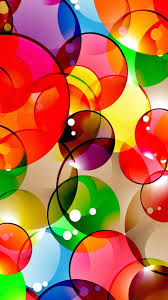
#> input picture AI_ML/images (1).jpg, 168 x 300 px, given in place of the camera
$ jupyter execute day12.ipynb   (shell and % lines are left out)
#> lines starting #> are read from the running program, lines starting #| are printed output that depends on the picture; after the words box and inside, x2 and y2 are one past the last pixel; in counts of white or black regions, pixels touching at a corner belong together
[cell 1]
#summary
#####################
# Image Acquire
# Color Plane Extraction & Gray Conversion
# Image Subtraction to fetch specific color
# Thresholding to convert to BW - CRITICAL
# Area/Reagion of Interest (ROI)
      # Dilation/Erosion/Opening/Closing(combinations)
      # Noise Removal/Holes Filling
# Find the region properties
      #label the image
      #Regionprops(bounding Box) (y1,x1, y2,x2)
# Draw the rectangle over Original image based on bbox

[cell 2]
# Live Image Capturing
import cv2
vid=cv2.VideoCapture(0)
while True:
    ack, img=vid.read()
#> img is the input picture: shape (300, 168, 3); mean B, G, R 70.2, 107.5, 183
    if ack:
        # do the entire processing
        # ............
        cv2.imshow('Preview',img) #depends on requirement
        key=cv2.waitKey(1)
#> (key x is pressed here)
        if key == ord('x'):
            break
cv2.destroyAllWindows()
vid.release()

[cell 3]
# Live Image Capturing
import cv2, skimage as ski
vid=cv2.VideoCapture(0)
while True:
    ack, img=vid.read()
    if ack:
        th, red_bw=cv2.threshold(
            cv2.subtract(
                img[:,:,-1], cv2.cvtColor(img,cv2.COLOR_BGR2GRAY)
            ), 80,255,cv2.THRESH_BINARY
        )
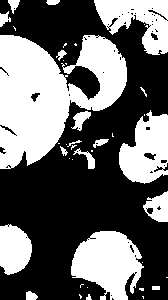
#> red_bw: shape (300, 168); 41.4% white; 40 white regions (21 under 20 px), largest, box (x1, y1, x2, y2) and area: (0, 35, 127, 169) 9961, (71, 231, 144, 300) 3339, (119, 110, 168, 184) 2430
        strel=cv2.getStructuringElement(cv2.MORPH_RECT,(20,20))
        red_bw=cv2.morphologyEx(
            red_bw,cv2.MORPH_CLOSE, strel, iterations=1
        )
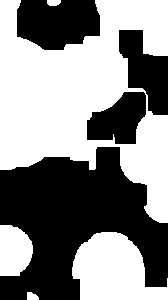
#> red_bw: shape (300, 168); 52.8% white; 4 black regions, box (x1, y1, x2, y2) and area: (0, 147, 168, 300) 15761, (17, 0, 100, 50) 3437, (119, 30, 168, 115) 2463, (87, 92, 146, 144) 2107
        red_bw=ski.morphology.remove_small_objects(
            red_bw.astype(bool),300
        ).astype('uint8')*255
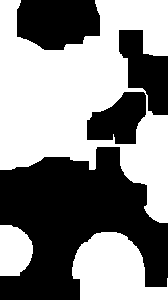
#> red_bw: shape (300, 168); 52.5% white; 4 black regions
        red_bw=ski.morphology.remove_small_holes(
            red_bw.astype(bool),300
        ).astype('uint8')*255
        rps=ski.measure.regionprops(
            ski.measure.label(red_bw.astype(bool))
        )
#> rps = 3 regions; box (x1, y1, x2, y2) and area: (0, 0, 168, 223) 20607, (72, 232, 168, 300) 4473, (0, 225, 33, 276) 1401
        count=len(rps)
#> count = 3
        img_copy=img.copy()
        cv2.putText(img_copy,str(count),(150,150),
                    cv2.FONT_HERSHEY_PLAIN,4,(0,0,255),thickness=10)
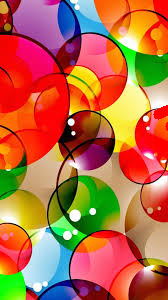
#> img_copy: shape (300, 168, 3); 0.62% of pixels changed, all inside (x1, y1, x2, y2) = (153, 105, 168, 152)
        for rp in rps:
            y1,x1,y2,x2=rp.bbox
            cv2.rectangle(img_copy,(x1,y1),(x2,y2),(255,0,0),thickness=5)
#> this loop made 3 passes
#> (y1, x1, y2, x2) on passes 1 to 3: (0, 0, 223, 168), (225, 0, 276, 33), (232, 72, 300, 168)
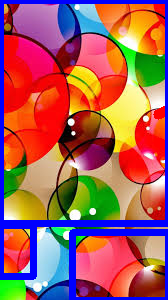
#> img_copy: shape (300, 168, 3); 11.44% of pixels changed, all inside (x1, y1, x2, y2) = (0, 0, 168, 300)

        #cv2.imshow('Preview',red_bw)
        cv2.imshow('Preview',img_copy)#depends on requirement
        key=cv2.waitKey(1)
#> (key x is pressed here)
        if key == ord('x'):
            break
cv2.destroyAllWindows(); cv2.waitKey(1)
vid.release()

[cell 4]
#Face Detection -----------Viola jones algo (Haarcascade features)

import cv2
fd = cv2.CascadeClassifier(
    cv2.data.haarcascades + 'haarcascade_frontalface_default.xml'
)
vid=cv2.VideoCapture(0)
while True:
    ack, img=vid.read()
    if ack:
        faces=fd.detectMultiScale(img,1.2,10)
#> faces = ()
        for x,y,w,h in faces:
            cv2.rectangle(img,(x,y),(x+w,y+h),(255,255,255),10)
#> this loop made 0 passes

        cv2.imshow('Preview',img) #depends on requirement
        key=cv2.waitKey(1)
#> (key x is pressed here)
        if key == ord('x'):
            break
cv2.destroyAllWindows(); cv2.waitKey(1)
vid.release()

[cell 5]
#Face Detection ----------- save the face image to computer

import cv2
fd = cv2.CascadeClassifier(
    cv2.data.haarcascades + 'haarcascade_frontalface_default.xml'
)
vid=cv2.VideoCapture(0)
while True:
    ack, img=vid.read()
    if ack:
        faces=fd.detectMultiScale(img,1.2,10)
        if len(faces)==1:
            for x,y,w,h in faces:
                cv2.rectangle(img,(x,y),(x+w,y+h),(255,255,255),10)
            face_img=img[y:y+h,x:x+w,:].copy()
            cv2.imwrite('face.png',face_img)

        cv2.imshow('Preview',img) #depends on requirement
        key=cv2.waitKey(1)
#> (key x is pressed here)
        if key == ord('x'):
            break
cv2.destroyAllWindows(); cv2.waitKey(1)
vid.release()

[cell 6]
#Face Detection ----------- save the face image to computer

import cv2
fd = cv2.CascadeClassifier(
    cv2.data.haarcascades + 'haarcascade_frontalface_default.xml'
)
vid=cv2.VideoCapture(0)
counter= 0
while True:
    ack, img=vid.read()
    if ack:
        faces=fd.detectMultiScale(img,1.2,10)
        if len(faces)==1:
            for x,y,w,h in faces:
                cv2.rectangle(img,(x,y),(x+w,y+h),(255,255,255),10)
            face_img=img[y:y+h,x:x+w,:].copy()
            cv2.imwrite(
                r'faces/mahi/face_{0}.png'.format(counter),face_img)

        cv2.imshow('Preview',img) #depends on requirement
        key=cv2.waitKey(1)
#> (key x is pressed here)
